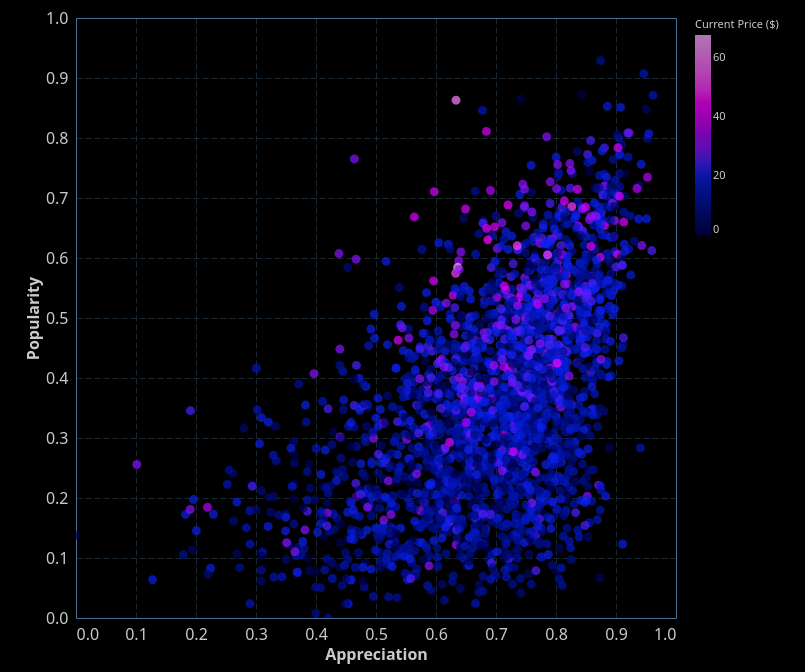

Vega-Lite specification for this chart:
### Vega-Lite specification from a JSON file in a GitHub repository (floating-point values rounded to 4 significant figures; data arrays with more than 128 entries replaced by an {"elided": "..."} marker saying what was removed)
{"config": {"view": {"continuousWidth": 400, "continuousHeight": 300, "stroke": "#4A7295", "strokeWidth": 1}, "background": "#000000", "mark": {"color": "#6495ED"}, "arc": {"fill": "#6495ED"}, "area": {"fill": "#6495ED", "line": true, "fillOpacity": 0.1}, "line": {"stroke": "#6495ED", "strokeWidth": 2}, "path": {"stroke": "#6495ED"}, "rect": {"fill": "#6495ED"}, "shape": {"stroke": "#6495ED"}, "symbol": {"fill": "#6495ED"}, "title": {"color": "#C7CCC9", "anchor": "start", "dy": -15, "fontSize": 16, "font": "IBM Plex Sans,system-ui,-apple-system,BlinkMacSystemFont,\".sfnstext-regular\",sans-serif", "fontWeight": 600}, "axisBand": {"grid": false}, "axis": {"labelColor": "#C7CCC9", "labelFontSize": 16, "labelFont": "IBM Plex Sans Condensed, system-ui, -apple-system, BlinkMacSystemFont, \".SFNSText-Regular\", sans-serif", "labelFontWeight": 400, "titleColor": "#C7CCC9", "titleFontWeight": 600, "titleFontSize": 16, "grid": true, "gridColor": "#4A7295", "labelAngle": 0, "domainColor": null, "tickColor": null, "labelPadding": 2, "tickSize": 6, "tickWidth": 0.5, "gridOpacity": 1, "gridZ": 1}, "axisX": {"gridDash": [6, 3], "gridWidth": 0.35, "gridColor": "#4A7295", "labelAngle": 0}, "axisY": {"gridDash": [6, 3], "gridWidth": 0.35, "gridColor": "#4A7295"}, "layer": {"grid": 1, "mark": 0}, "legend": {"labelFontSize": 11, "padding": 1, "symbolType": "square", "labelColor": "#C7CCC9", "titleColor": "#C7CCC9"}, "style": {"guide-label": {"font": "IBM Plex Sans,system-ui,-apple-system,BlinkMacSystemFont,\".sfnstext-regular\",sans-serif", "fill": "#C7CCC9", "fontWeight": 400}, "guide-title": {"font": "IBM Plex Sans,system-ui,-apple-system,BlinkMacSystemFont,\".sfnstext-regular\",sans-serif", "fill": "#C7CCC9", "fontWeight": 400}}, "range": {"category": ["#4f42ffff", "#00f7ffff", "#39ff14ff", "#CCFF00", "#ff6600ff", "#ff1b8dff", "#ff00ffff", "#8f00ffff"]}}, "data": {"name": "data-415eb8e2fa16f0fcf8ff27e72011dae7"}, "mark": {"type": "circle", "opacity": 0.7, "size": 80}, "encoding": {"color": {"field": "current_price", "scale": {"domainMin": 0, "range": ["#000050", "#1023FF", "#FF00FF", "#FFFFFF"]}, "title": "Current Price ($)", "type": "quantitative"}, "tooltip": [{"field": "name", "title": "Game Title", "type": "nominal"}, {"field": "appreciation_score", "format": ".2f", "title": "Appreciation", "type": "quantitative"}, {"field": "popularity_score", "format": ".2f", "title": "Popularity", "type": "quantitative"}, {"field": "current_price", "format": ".2f", "title": "Current Price ($)", "type": "quantitative"}], "x": {"axis": {"values": [0.0, 0.1, 0.2, 0.3, 0.4, 0.5, 0.6, 0.7, 0.8, 0.9, 1.0]}, "field": "appreciation_score", "title": "Appreciation", "type": "quantitative"}, "y": {"axis": {"values": [0.0, 0.1, 0.2, 0.3, 0.4, 0.5, 0.6, 0.7, 0.8, 0.9, 1.0]}, "field": "popularity_score", "title": "Popularity", "type": "quantitative"}}, "height": 600, "padding": {"left": 25, "top": 10, "right": 25, "bottom": 10}, "params": [{"name": "CategorySelector", "bind": {"input": "select", "options": ["indie", "non-indie"], "name": "Game Type: "}, "value": "indie"}, {"name": "param_11", "select": {"type": "interval", "encodings": ["x", "y"]}, "bind": "scales"}], "transform": [{"filter": "(datum.tipologia_gioco === CategorySelector)"}], "width": 600, "$schema": "https://vega.github.io/schema/vega-lite/v5.16.3.json", "datasets": {"data-415eb8e2fa16f0fcf8ff27e72011dae7": {"elided": "4703 records"}}}
